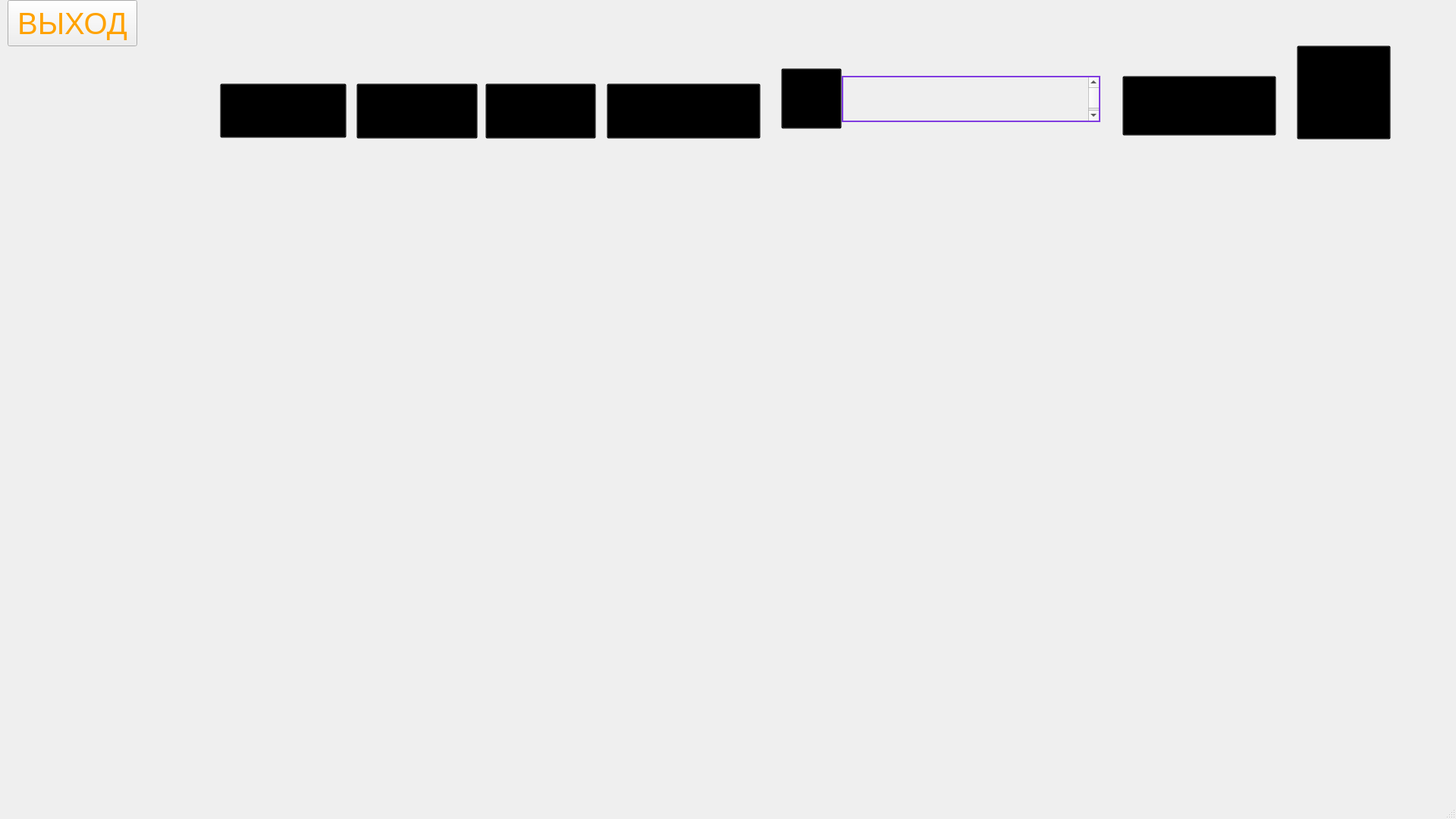
<?xml version="1.0" encoding="UTF-8"?>
<ui version="4.0">
 <class>MainWindow</class>
 <widget class="QMainWindow" name="MainWindow">
  <property name="geometry">
   <rect>
    <x>0</x>
    <y>0</y>
    <width>1920</width>
    <height>1080</height>
   </rect>
  </property>
  <property name="windowTitle">
   <string>TV_SHOW</string>
  </property>
  <property name="autoFillBackground">
   <bool>false</bool>
  </property>
  <property name="styleSheet">
   <string notr="true">background-image: url(:/BackgroundFinal/finalBackground1080.png);</string>
  </property>
  <widget class="QWidget" name="centralwidget">
   <widget class="QPushButton" name="pushButton">
    <property name="geometry">
     <rect>
      <x>290</x>
      <y>110</y>
      <width>167</width>
      <height>72</height>
     </rect>
    </property>
    <property name="layoutDirection">
     <enum>Qt::LeftToRight</enum>
    </property>
    <property name="styleSheet">
     <string notr="true">QPushButton {
	background-image: url(:/Main-Button/main-button-off1080.png); background-color: transparent;
}
QPushButton:hover {
	background-color: qlineargradient(spread:pad, x1:0, y1:0, x2:1, y2:1, stop:0 rgba(196, 131, 0, 255), stop:1 rgba(255, 255, 255, 255));
}</string>
    </property>
    <property name="text">
     <string/>
    </property>
   </widget>
   <widget class="QPushButton" name="pushButton_2">
    <property name="geometry">
     <rect>
      <x>470</x>
      <y>110</y>
      <width>160</width>
      <height>73</height>
     </rect>
    </property>
    <property name="styleSheet">
     <string notr="true">QPushButton {
	background-image: url(:/Channel-Button/channel-button-off1080.png); background-color: transparent;
}
QPushButton:hover {
	background-color: qlineargradient(spread:pad, x1:0, y1:0, x2:1, y2:1, stop:0 rgba(196, 131, 0, 255), stop:1 rgba(255, 255, 255, 255));
}</string>
    </property>
    <property name="text">
     <string/>
    </property>
   </widget>
   <widget class="QPushButton" name="pushButton_3">
    <property name="geometry">
     <rect>
      <x>640</x>
      <y>110</y>
      <width>146</width>
      <height>73</height>
     </rect>
    </property>
    <property name="styleSheet">
     <string notr="true">QPushButton {
	background-image: url(:/Genres-Button/Genres-button-off1080.png); background-color: transparent;
}
QPushButton:hover {
	background-color: qlineargradient(spread:pad, x1:0, y1:0, x2:1, y2:1, stop:0 rgba(196, 131, 0, 255), stop:1 rgba(255, 255, 255, 255));
}</string>
    </property>
    <property name="text">
     <string/>
    </property>
   </widget>
   <widget class="QPushButton" name="pushButton_4">
    <property name="geometry">
     <rect>
      <x>800</x>
      <y>110</y>
      <width>203</width>
      <height>73</height>
     </rect>
    </property>
    <property name="styleSheet">
     <string notr="true">QPushButton {
	background-image: url(:/Favourites-Button/favourites-button-off1080.png); background-color: transparent;
}
QPushButton:hover {
	background-color: qlineargradient(spread:pad, x1:0, y1:0, x2:1, y2:1, stop:0 rgba(196, 131, 0, 255), stop:1 rgba(255, 255, 255, 255));
}</string>
    </property>
    <property name="text">
     <string/>
    </property>
   </widget>
   <widget class="QPushButton" name="pushButton_5">
    <property name="geometry">
     <rect>
      <x>1480</x>
      <y>100</y>
      <width>203</width>
      <height>79</height>
     </rect>
    </property>
    <property name="styleSheet">
     <string notr="true">QPushButton {
background-image: url(:/Settings-Button/settings-button-off1080.png); background-color: transparent;
}
QPushButton:hover {
	background-color: qlineargradient(spread:pad, x1:0, y1:0, x2:1, y2:1, stop:0 rgba(196, 131, 0, 255), stop:1 rgba(255, 255, 255, 255));
}
</string>
    </property>
    <property name="text">
     <string/>
    </property>
   </widget>
   <widget class="QPushButton" name="pushButton_6">
    <property name="geometry">
     <rect>
      <x>1710</x>
      <y>60</y>
      <width>124</width>
      <height>124</height>
     </rect>
    </property>
    <property name="toolTip">
     <string>&lt;html&gt;&lt;head/&gt;&lt;body&gt;&lt;p&gt;&lt;br/&gt;&lt;/p&gt;&lt;/body&gt;&lt;/html&gt;</string>
    </property>
    <property name="whatsThis">
     <string>&lt;html&gt;&lt;head/&gt;&lt;body&gt;&lt;p&gt;&lt;br/&gt;&lt;/p&gt;&lt;/body&gt;&lt;/html&gt;</string>
    </property>
    <property name="styleSheet">
     <string notr="true">QPushButton {
background-image: url(:/Usericon-Button/Usericon-button1080.png); background-color: transparent;
}
QPushButton:hover {
	background-color: qlineargradient(spread:pad, x1:0, y1:0, x2:1, y2:1, stop:0 rgba(196, 131, 0, 255), stop:1 rgba(255, 255, 255, 255));
}</string>
    </property>
    <property name="text">
     <string/>
    </property>
   </widget>
   <widget class="QPushButton" name="pushButton_7">
    <property name="geometry">
     <rect>
      <x>1030</x>
      <y>90</y>
      <width>80</width>
      <height>80</height>
     </rect>
    </property>
    <property name="styleSheet">
     <string notr="true">QPushButton {
	background-image: url(:/Search-Button/search-button1080.png); background-color: transparent;
}
QPushButton:hover {
	background-color: qlineargradient(spread:pad, x1:0, y1:0, x2:1, y2:1, stop:0 rgba(196, 131, 0, 255), stop:1 rgba(255, 255, 255, 255));
}</string>
    </property>
    <property name="text">
     <string/>
    </property>
   </widget>
   <widget class="QPlainTextEdit" name="plainTextEdit">
    <property name="geometry">
     <rect>
      <x>1110</x>
      <y>100</y>
      <width>341</width>
      <height>61</height>
     </rect>
    </property>
    <property name="styleSheet">
     <string notr="true">QPlainTextEdit {
background-color: transparent;
border: 2px solid #803CE0;
color: rgb(255, 162, 0);
font-family: Arial;
font: 40pt;
}

QPlainTextEdit:focus {
 background-color: qlineargradient(spread:pad, x1:0, y1:0, x2:1, y2:1, stop:0 rgba(196, 131, 0, 255), stop:1 rgba(255, 255, 255, 255));
}</string>
    </property>
   </widget>
   <widget class="QPushButton" name="pushButton_8">
    <property name="geometry">
     <rect>
      <x>10</x>
      <y>0</y>
      <width>171</width>
      <height>61</height>
     </rect>
    </property>
    <property name="styleSheet">
     <string notr="true">QPushButton {
color: rgb(255, 162, 0);
font-family: Arial;
font: 30pt;
}
QPushButton:hover {
	background-color: qlineargradient(spread:pad, x1:0, y1:0, x2:1, y2:1, stop:0 rgba(196, 131, 0, 255), stop:1 rgba(255, 255, 255, 255));
}</string>
    </property>
    <property name="text">
     <string>ВЫХОД</string>
    </property>
   </widget>
   <zorder>pushButton_2</zorder>
   <zorder>pushButton_3</zorder>
   <zorder>pushButton_4</zorder>
   <zorder>pushButton_5</zorder>
   <zorder>pushButton_6</zorder>
   <zorder>pushButton_7</zorder>
   <zorder>pushButton</zorder>
   <zorder>plainTextEdit</zorder>
   <zorder>pushButton_8</zorder>
  </widget>
  <widget class="QMenuBar" name="menubar">
   <property name="geometry">
    <rect>
     <x>0</x>
     <y>0</y>
     <width>1920</width>
     <height>21</height>
    </rect>
   </property>
  </widget>
  <widget class="QStatusBar" name="statusbar"/>
 </widget>
 <resources>
  <include location="Background.qrc"/>
 </resources>
 <connections/>
</ui>
